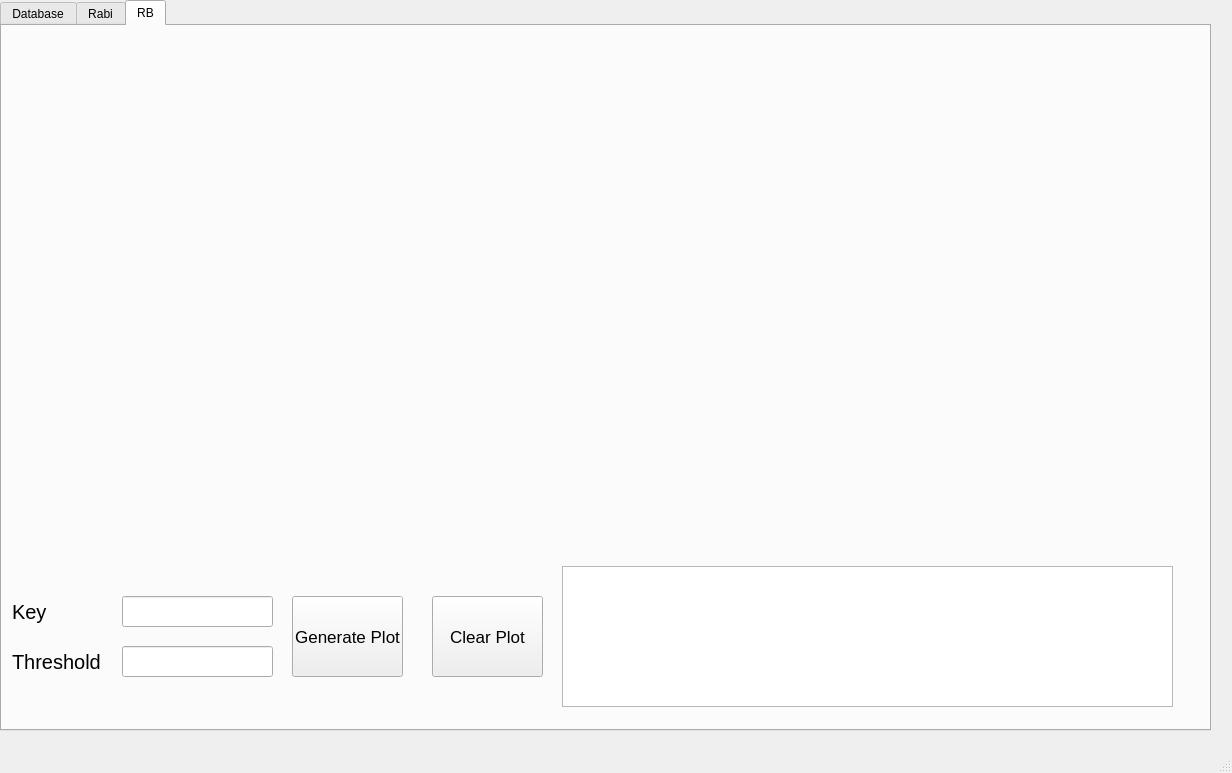
<?xml version="1.0" encoding="UTF-8"?>
<ui version="4.0">
 <class>MainWindow</class>
 <widget class="QMainWindow" name="MainWindow">
  <property name="geometry">
   <rect>
    <x>0</x>
    <y>0</y>
    <width>1232</width>
    <height>773</height>
   </rect>
  </property>
  <property name="windowTitle">
   <string>MainWindow</string>
  </property>
  <widget class="QWidget" name="centralwidget">
   <widget class="QTabWidget" name="tabWidget">
    <property name="geometry">
     <rect>
      <x>0</x>
      <y>0</y>
      <width>1211</width>
      <height>731</height>
     </rect>
    </property>
    <property name="currentIndex">
     <number>2</number>
    </property>
    <widget class="QWidget" name="Database_tab">
     <attribute name="title">
      <string>Database</string>
     </attribute>
     <widget class="QTextBrowser" name="info_database">
      <property name="geometry">
       <rect>
        <x>20</x>
        <y>20</y>
        <width>1171</width>
        <height>371</height>
       </rect>
      </property>
     </widget>
     <widget class="QLabel" name="label">
      <property name="geometry">
       <rect>
        <x>40</x>
        <y>400</y>
        <width>181</width>
        <height>31</height>
       </rect>
      </property>
      <property name="font">
       <font>
        <pointsize>14</pointsize>
       </font>
      </property>
      <property name="text">
       <string>Data to be Analyzed</string>
      </property>
     </widget>
     <widget class="QPushButton" name="pBCWESR">
      <property name="geometry">
       <rect>
        <x>20</x>
        <y>440</y>
        <width>101</width>
        <height>31</height>
       </rect>
      </property>
      <property name="text">
       <string>CW-ESR</string>
      </property>
     </widget>
     <widget class="QPushButton" name="pBQP">
      <property name="geometry">
       <rect>
        <x>130</x>
        <y>440</y>
        <width>101</width>
        <height>31</height>
       </rect>
      </property>
      <property name="text">
       <string>Quantum Pulse</string>
      </property>
     </widget>
     <widget class="QLabel" name="label_2">
      <property name="geometry">
       <rect>
        <x>260</x>
        <y>400</y>
        <width>111</width>
        <height>31</height>
       </rect>
      </property>
      <property name="font">
       <font>
        <pointsize>14</pointsize>
       </font>
      </property>
      <property name="text">
       <string>Parameters</string>
      </property>
     </widget>
     <widget class="QLabel" name="label_3">
      <property name="geometry">
       <rect>
        <x>260</x>
        <y>440</y>
        <width>41</width>
        <height>20</height>
       </rect>
      </property>
      <property name="font">
       <font>
        <pointsize>12</pointsize>
       </font>
      </property>
      <property name="text">
       <string>Date</string>
      </property>
     </widget>
     <widget class="QLineEdit" name="date">
      <property name="geometry">
       <rect>
        <x>330</x>
        <y>440</y>
        <width>113</width>
        <height>20</height>
       </rect>
      </property>
     </widget>
     <widget class="QLabel" name="labelll">
      <property name="geometry">
       <rect>
        <x>260</x>
        <y>470</y>
        <width>61</width>
        <height>21</height>
       </rect>
      </property>
      <property name="font">
       <font>
        <pointsize>12</pointsize>
       </font>
      </property>
      <property name="text">
       <string>Data ID</string>
      </property>
     </widget>
     <widget class="QLineEdit" name="data_id">
      <property name="geometry">
       <rect>
        <x>330</x>
        <y>470</y>
        <width>113</width>
        <height>20</height>
       </rect>
      </property>
     </widget>
     <widget class="QLabel" name="label_4">
      <property name="geometry">
       <rect>
        <x>260</x>
        <y>500</y>
        <width>47</width>
        <height>21</height>
       </rect>
      </property>
      <property name="font">
       <font>
        <pointsize>12</pointsize>
       </font>
      </property>
      <property name="text">
       <string>Key</string>
      </property>
     </widget>
     <widget class="QLineEdit" name="key">
      <property name="geometry">
       <rect>
        <x>330</x>
        <y>500</y>
        <width>113</width>
        <height>20</height>
       </rect>
      </property>
     </widget>
     <widget class="QLabel" name="label_6">
      <property name="geometry">
       <rect>
        <x>260</x>
        <y>520</y>
        <width>61</width>
        <height>41</height>
       </rect>
      </property>
      <property name="font">
       <font>
        <pointsize>12</pointsize>
       </font>
      </property>
      <property name="text">
       <string>Sample</string>
      </property>
     </widget>
     <widget class="QLineEdit" name="sample">
      <property name="geometry">
       <rect>
        <x>330</x>
        <y>530</y>
        <width>113</width>
        <height>20</height>
       </rect>
      </property>
     </widget>
     <widget class="QLabel" name="label_7">
      <property name="geometry">
       <rect>
        <x>260</x>
        <y>550</y>
        <width>41</width>
        <height>41</height>
       </rect>
      </property>
      <property name="font">
       <font>
        <pointsize>12</pointsize>
       </font>
      </property>
      <property name="text">
       <string>Avg</string>
      </property>
     </widget>
     <widget class="QLineEdit" name="avg">
      <property name="geometry">
       <rect>
        <x>330</x>
        <y>560</y>
        <width>113</width>
        <height>20</height>
       </rect>
      </property>
     </widget>
     <widget class="QPushButton" name="get_data">
      <property name="geometry">
       <rect>
        <x>30</x>
        <y>530</y>
        <width>191</width>
        <height>101</height>
       </rect>
      </property>
      <property name="font">
       <font>
        <pointsize>19</pointsize>
       </font>
      </property>
      <property name="text">
       <string>Get Data</string>
      </property>
     </widget>
     <widget class="QLabel" name="label_8">
      <property name="geometry">
       <rect>
        <x>260</x>
        <y>580</y>
        <width>47</width>
        <height>31</height>
       </rect>
      </property>
      <property name="font">
       <font>
        <pointsize>12</pointsize>
       </font>
      </property>
      <property name="text">
       <string>Type</string>
      </property>
     </widget>
     <widget class="QLineEdit" name="type">
      <property name="geometry">
       <rect>
        <x>330</x>
        <y>590</y>
        <width>113</width>
        <height>20</height>
       </rect>
      </property>
     </widget>
     <widget class="QLabel" name="label_9">
      <property name="geometry">
       <rect>
        <x>470</x>
        <y>440</y>
        <width>91</width>
        <height>21</height>
       </rect>
      </property>
      <property name="font">
       <font>
        <pointsize>12</pointsize>
       </font>
      </property>
      <property name="text">
       <string>Count Time</string>
      </property>
     </widget>
     <widget class="QLineEdit" name="count_time">
      <property name="geometry">
       <rect>
        <x>570</x>
        <y>440</y>
        <width>113</width>
        <height>20</height>
       </rect>
      </property>
     </widget>
     <widget class="QLabel" name="label_10">
      <property name="geometry">
       <rect>
        <x>470</x>
        <y>470</y>
        <width>91</width>
        <height>21</height>
       </rect>
      </property>
      <property name="font">
       <font>
        <pointsize>12</pointsize>
       </font>
      </property>
      <property name="text">
       <string>Reset Time</string>
      </property>
     </widget>
     <widget class="QLineEdit" name="reset_time">
      <property name="geometry">
       <rect>
        <x>570</x>
        <y>470</y>
        <width>113</width>
        <height>20</height>
       </rect>
      </property>
     </widget>
     <widget class="QLabel" name="label_11">
      <property name="geometry">
       <rect>
        <x>470</x>
        <y>500</y>
        <width>91</width>
        <height>21</height>
       </rect>
      </property>
      <property name="font">
       <font>
        <pointsize>12</pointsize>
       </font>
      </property>
      <property name="text">
       <string>AOM Delay</string>
      </property>
     </widget>
     <widget class="QLineEdit" name="aom_delay">
      <property name="geometry">
       <rect>
        <x>570</x>
        <y>500</y>
        <width>113</width>
        <height>20</height>
       </rect>
      </property>
     </widget>
     <widget class="QLabel" name="label_12">
      <property name="geometry">
       <rect>
        <x>470</x>
        <y>530</y>
        <width>81</width>
        <height>21</height>
       </rect>
      </property>
      <property name="font">
       <font>
        <pointsize>12</pointsize>
       </font>
      </property>
      <property name="text">
       <string>MW Delay</string>
      </property>
     </widget>
     <widget class="QLineEdit" name="mw_delay">
      <property name="geometry">
       <rect>
        <x>570</x>
        <y>530</y>
        <width>113</width>
        <height>20</height>
       </rect>
      </property>
     </widget>
     <widget class="QLabel" name="label_13">
      <property name="geometry">
       <rect>
        <x>470</x>
        <y>559</y>
        <width>91</width>
        <height>21</height>
       </rect>
      </property>
      <property name="font">
       <font>
        <pointsize>12</pointsize>
       </font>
      </property>
      <property name="text">
       <string>Threshold</string>
      </property>
     </widget>
     <widget class="QLineEdit" name="threshold">
      <property name="geometry">
       <rect>
        <x>570</x>
        <y>560</y>
        <width>113</width>
        <height>20</height>
       </rect>
      </property>
     </widget>
     <widget class="QLabel" name="label_14">
      <property name="geometry">
       <rect>
        <x>470</x>
        <y>580</y>
        <width>81</width>
        <height>41</height>
       </rect>
      </property>
      <property name="font">
       <font>
        <pointsize>12</pointsize>
       </font>
      </property>
      <property name="text">
       <string>AvgCount</string>
      </property>
     </widget>
     <widget class="QLineEdit" name="avgcount">
      <property name="geometry">
       <rect>
        <x>570</x>
        <y>590</y>
        <width>113</width>
        <height>20</height>
       </rect>
      </property>
     </widget>
     <widget class="QLabel" name="label_15">
      <property name="geometry">
       <rect>
        <x>710</x>
        <y>440</y>
        <width>47</width>
        <height>20</height>
       </rect>
      </property>
      <property name="font">
       <font>
        <pointsize>12</pointsize>
       </font>
      </property>
      <property name="text">
       <string>Start</string>
      </property>
     </widget>
     <widget class="QLineEdit" name="start">
      <property name="geometry">
       <rect>
        <x>830</x>
        <y>440</y>
        <width>113</width>
        <height>20</height>
       </rect>
      </property>
     </widget>
     <widget class="QLabel" name="label_16">
      <property name="geometry">
       <rect>
        <x>710</x>
        <y>470</y>
        <width>81</width>
        <height>21</height>
       </rect>
      </property>
      <property name="font">
       <font>
        <pointsize>12</pointsize>
       </font>
      </property>
      <property name="text">
       <string>StepSize</string>
      </property>
     </widget>
     <widget class="QLineEdit" name="stepsize">
      <property name="geometry">
       <rect>
        <x>830</x>
        <y>470</y>
        <width>113</width>
        <height>20</height>
       </rect>
      </property>
     </widget>
     <widget class="QLabel" name="label_17">
      <property name="geometry">
       <rect>
        <x>710</x>
        <y>500</y>
        <width>47</width>
        <height>21</height>
       </rect>
      </property>
      <property name="font">
       <font>
        <pointsize>12</pointsize>
       </font>
      </property>
      <property name="text">
       <string>Steps</string>
      </property>
     </widget>
     <widget class="QLineEdit" name="steps">
      <property name="geometry">
       <rect>
        <x>830</x>
        <y>500</y>
        <width>113</width>
        <height>20</height>
       </rect>
      </property>
     </widget>
     <widget class="QLabel" name="label_18">
      <property name="geometry">
       <rect>
        <x>710</x>
        <y>530</y>
        <width>101</width>
        <height>21</height>
       </rect>
      </property>
      <property name="font">
       <font>
        <pointsize>12</pointsize>
       </font>
      </property>
      <property name="text">
       <string>NV Name</string>
      </property>
     </widget>
     <widget class="QLineEdit" name="nv_name">
      <property name="geometry">
       <rect>
        <x>830</x>
        <y>530</y>
        <width>113</width>
        <height>20</height>
       </rect>
      </property>
     </widget>
     <widget class="QLabel" name="label_19">
      <property name="geometry">
       <rect>
        <x>710</x>
        <y>550</y>
        <width>101</width>
        <height>31</height>
       </rect>
      </property>
      <property name="font">
       <font>
        <pointsize>12</pointsize>
       </font>
      </property>
      <property name="text">
       <string>WaveGuide</string>
      </property>
     </widget>
     <widget class="QLineEdit" name="waveguide">
      <property name="geometry">
       <rect>
        <x>830</x>
        <y>560</y>
        <width>113</width>
        <height>20</height>
       </rect>
      </property>
     </widget>
     <widget class="QLabel" name="label_20">
      <property name="geometry">
       <rect>
        <x>710</x>
        <y>580</y>
        <width>111</width>
        <height>31</height>
       </rect>
      </property>
      <property name="font">
       <font>
        <pointsize>12</pointsize>
       </font>
      </property>
      <property name="text">
       <string>Sample Name</string>
      </property>
     </widget>
     <widget class="QLineEdit" name="sample_name">
      <property name="geometry">
       <rect>
        <x>830</x>
        <y>590</y>
        <width>113</width>
        <height>20</height>
       </rect>
      </property>
     </widget>
     <widget class="QLabel" name="label_27">
      <property name="geometry">
       <rect>
        <x>970</x>
        <y>440</y>
        <width>81</width>
        <height>21</height>
       </rect>
      </property>
      <property name="font">
       <font>
        <pointsize>12</pointsize>
       </font>
      </property>
      <property name="text">
       <string>NV Depth</string>
      </property>
     </widget>
     <widget class="QLineEdit" name="nv_depth">
      <property name="geometry">
       <rect>
        <x>1060</x>
        <y>440</y>
        <width>113</width>
        <height>20</height>
       </rect>
      </property>
     </widget>
     <widget class="QLabel" name="label_28">
      <property name="geometry">
       <rect>
        <x>970</x>
        <y>470</y>
        <width>91</width>
        <height>21</height>
       </rect>
      </property>
      <property name="font">
       <font>
        <pointsize>12</pointsize>
       </font>
      </property>
      <property name="text">
       <string>NV Counts</string>
      </property>
     </widget>
     <widget class="QLineEdit" name="nv_counts">
      <property name="geometry">
       <rect>
        <x>1060</x>
        <y>470</y>
        <width>113</width>
        <height>20</height>
       </rect>
      </property>
     </widget>
     <widget class="QLabel" name="label_29">
      <property name="geometry">
       <rect>
        <x>970</x>
        <y>500</y>
        <width>47</width>
        <height>21</height>
       </rect>
      </property>
      <property name="font">
       <font>
        <pointsize>12</pointsize>
       </font>
      </property>
      <property name="text">
       <string>PTS</string>
      </property>
     </widget>
     <widget class="QLabel" name="label_30">
      <property name="geometry">
       <rect>
        <x>970</x>
        <y>530</y>
        <width>47</width>
        <height>21</height>
       </rect>
      </property>
      <property name="font">
       <font>
        <pointsize>12</pointsize>
       </font>
      </property>
      <property name="text">
       <string>SRS</string>
      </property>
     </widget>
     <widget class="QLineEdit" name="pts">
      <property name="geometry">
       <rect>
        <x>1060</x>
        <y>500</y>
        <width>113</width>
        <height>20</height>
       </rect>
      </property>
     </widget>
     <widget class="QLineEdit" name="srs">
      <property name="geometry">
       <rect>
        <x>1060</x>
        <y>530</y>
        <width>113</width>
        <height>20</height>
       </rect>
      </property>
     </widget>
     <widget class="QPushButton" name="pBRB">
      <property name="geometry">
       <rect>
        <x>20</x>
        <y>480</y>
        <width>101</width>
        <height>31</height>
       </rect>
      </property>
      <property name="text">
       <string>RB</string>
      </property>
     </widget>
     <widget class="QPushButton" name="pBCONFOCAL">
      <property name="geometry">
       <rect>
        <x>130</x>
        <y>480</y>
        <width>101</width>
        <height>31</height>
       </rect>
      </property>
      <property name="text">
       <string>Confocal</string>
      </property>
     </widget>
    </widget>
    <widget class="QWidget" name="tab_2">
     <attribute name="title">
      <string>Rabi</string>
     </attribute>
     <widget class="QWidget" name="mplwidgetrabi" native="true">
      <property name="geometry">
       <rect>
        <x>20</x>
        <y>20</y>
        <width>821</width>
        <height>541</height>
       </rect>
      </property>
     </widget>
     <widget class="QTextBrowser" name="info_rabi">
      <property name="geometry">
       <rect>
        <x>20</x>
        <y>590</y>
        <width>1171</width>
        <height>101</height>
       </rect>
      </property>
     </widget>
     <widget class="QLabel" name="label_5">
      <property name="geometry">
       <rect>
        <x>910</x>
        <y>20</y>
        <width>61</width>
        <height>31</height>
       </rect>
      </property>
      <property name="font">
       <font>
        <pointsize>15</pointsize>
       </font>
      </property>
      <property name="text">
       <string>Key</string>
      </property>
     </widget>
     <widget class="QLineEdit" name="key_rabi">
      <property name="geometry">
       <rect>
        <x>970</x>
        <y>20</y>
        <width>151</width>
        <height>31</height>
       </rect>
      </property>
     </widget>
     <widget class="QLabel" name="label_21">
      <property name="geometry">
       <rect>
        <x>910</x>
        <y>90</y>
        <width>241</width>
        <height>31</height>
       </rect>
      </property>
      <property name="font">
       <font>
        <pointsize>20</pointsize>
       </font>
      </property>
      <property name="text">
       <string>Rabi fit parameters</string>
      </property>
     </widget>
     <widget class="QLabel" name="label_22">
      <property name="geometry">
       <rect>
        <x>940</x>
        <y>160</y>
        <width>47</width>
        <height>21</height>
       </rect>
      </property>
      <property name="font">
       <font>
        <pointsize>13</pointsize>
       </font>
      </property>
      <property name="text">
       <string>a1</string>
      </property>
     </widget>
     <widget class="QLineEdit" name="a1_rabi">
      <property name="geometry">
       <rect>
        <x>990</x>
        <y>160</y>
        <width>113</width>
        <height>20</height>
       </rect>
      </property>
     </widget>
     <widget class="QLabel" name="label_23">
      <property name="geometry">
       <rect>
        <x>940</x>
        <y>190</y>
        <width>47</width>
        <height>21</height>
       </rect>
      </property>
      <property name="font">
       <font>
        <pointsize>13</pointsize>
       </font>
      </property>
      <property name="text">
       <string>a2</string>
      </property>
     </widget>
     <widget class="QLineEdit" name="a2_rabi">
      <property name="geometry">
       <rect>
        <x>990</x>
        <y>190</y>
        <width>113</width>
        <height>20</height>
       </rect>
      </property>
     </widget>
     <widget class="QLabel" name="label_24">
      <property name="geometry">
       <rect>
        <x>940</x>
        <y>220</y>
        <width>47</width>
        <height>21</height>
       </rect>
      </property>
      <property name="font">
       <font>
        <pointsize>13</pointsize>
       </font>
      </property>
      <property name="text">
       <string>a3</string>
      </property>
     </widget>
     <widget class="QLineEdit" name="a3_rabi">
      <property name="geometry">
       <rect>
        <x>990</x>
        <y>220</y>
        <width>113</width>
        <height>20</height>
       </rect>
      </property>
     </widget>
     <widget class="QLabel" name="label_25">
      <property name="geometry">
       <rect>
        <x>940</x>
        <y>250</y>
        <width>47</width>
        <height>21</height>
       </rect>
      </property>
      <property name="font">
       <font>
        <pointsize>13</pointsize>
       </font>
      </property>
      <property name="text">
       <string>a4</string>
      </property>
     </widget>
     <widget class="QLineEdit" name="a4_rabi">
      <property name="geometry">
       <rect>
        <x>990</x>
        <y>250</y>
        <width>113</width>
        <height>20</height>
       </rect>
      </property>
     </widget>
     <widget class="QLabel" name="label_26">
      <property name="geometry">
       <rect>
        <x>940</x>
        <y>280</y>
        <width>47</width>
        <height>21</height>
       </rect>
      </property>
      <property name="font">
       <font>
        <pointsize>13</pointsize>
       </font>
      </property>
      <property name="text">
       <string>a5</string>
      </property>
     </widget>
     <widget class="QLineEdit" name="a5_rabi">
      <property name="geometry">
       <rect>
        <x>990</x>
        <y>280</y>
        <width>113</width>
        <height>20</height>
       </rect>
      </property>
     </widget>
     <widget class="QPushButton" name="plot_rabi">
      <property name="geometry">
       <rect>
        <x>910</x>
        <y>400</y>
        <width>121</width>
        <height>101</height>
       </rect>
      </property>
      <property name="font">
       <font>
        <pointsize>13</pointsize>
       </font>
      </property>
      <property name="text">
       <string>Generate Plot</string>
      </property>
     </widget>
     <widget class="QPushButton" name="clear_plot_rabi">
      <property name="geometry">
       <rect>
        <x>1050</x>
        <y>400</y>
        <width>121</width>
        <height>101</height>
       </rect>
      </property>
      <property name="font">
       <font>
        <pointsize>13</pointsize>
       </font>
      </property>
      <property name="text">
       <string>Clear Plot</string>
      </property>
     </widget>
    </widget>
    <widget class="QWidget" name="tabRB">
     <attribute name="title">
      <string>RB</string>
     </attribute>
     <widget class="QWidget" name="mplwidgetrb" native="true">
      <property name="geometry">
       <rect>
        <x>30</x>
        <y>20</y>
        <width>1141</width>
        <height>501</height>
       </rect>
      </property>
     </widget>
     <widget class="QLabel" name="label_31">
      <property name="geometry">
       <rect>
        <x>10</x>
        <y>570</y>
        <width>41</width>
        <height>31</height>
       </rect>
      </property>
      <property name="font">
       <font>
        <pointsize>15</pointsize>
       </font>
      </property>
      <property name="text">
       <string>Key</string>
      </property>
     </widget>
     <widget class="QLineEdit" name="key_rb">
      <property name="geometry">
       <rect>
        <x>120</x>
        <y>570</y>
        <width>151</width>
        <height>31</height>
       </rect>
      </property>
     </widget>
     <widget class="QTextBrowser" name="info_rb">
      <property name="geometry">
       <rect>
        <x>560</x>
        <y>540</y>
        <width>611</width>
        <height>141</height>
       </rect>
      </property>
     </widget>
     <widget class="QPushButton" name="plot_rb">
      <property name="geometry">
       <rect>
        <x>290</x>
        <y>570</y>
        <width>111</width>
        <height>81</height>
       </rect>
      </property>
      <property name="font">
       <font>
        <pointsize>13</pointsize>
       </font>
      </property>
      <property name="text">
       <string>Generate Plot</string>
      </property>
     </widget>
     <widget class="QPushButton" name="clear_plot_rb">
      <property name="geometry">
       <rect>
        <x>430</x>
        <y>570</y>
        <width>111</width>
        <height>81</height>
       </rect>
      </property>
      <property name="font">
       <font>
        <pointsize>13</pointsize>
       </font>
      </property>
      <property name="text">
       <string>Clear Plot</string>
      </property>
     </widget>
     <widget class="QLabel" name="label_32">
      <property name="geometry">
       <rect>
        <x>10</x>
        <y>620</y>
        <width>111</width>
        <height>31</height>
       </rect>
      </property>
      <property name="font">
       <font>
        <pointsize>15</pointsize>
       </font>
      </property>
      <property name="text">
       <string>Threshold</string>
      </property>
     </widget>
     <widget class="QLineEdit" name="threshold_rb">
      <property name="geometry">
       <rect>
        <x>120</x>
        <y>620</y>
        <width>151</width>
        <height>31</height>
       </rect>
      </property>
     </widget>
    </widget>
   </widget>
  </widget>
  <widget class="QMenuBar" name="menubar">
   <property name="geometry">
    <rect>
     <x>0</x>
     <y>0</y>
     <width>1232</width>
     <height>21</height>
    </rect>
   </property>
  </widget>
  <widget class="QStatusBar" name="statusbar"/>
 </widget>
 <resources/>
 <connections/>
</ui>
